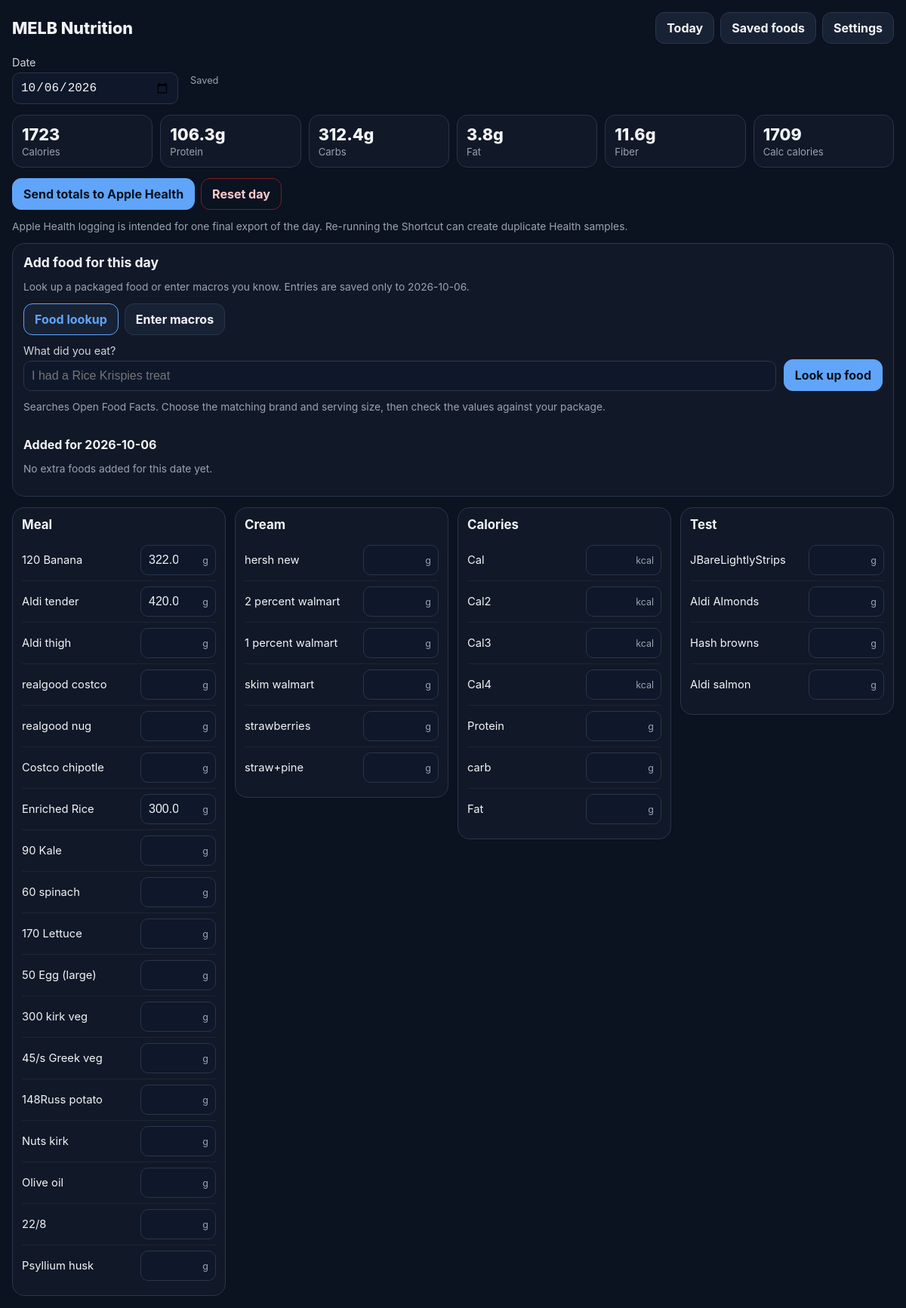
The page / on the database its author committed.
### tables this page shows
CREATE TABLE daily_entries (
                day TEXT NOT NULL,
                food_name TEXT NOT NULL,
                amount REAL NOT NULL DEFAULT 0,
                updated_at TEXT NOT NULL,
                PRIMARY KEY (day, food_name)
            );

### app.py (the view)
@app.get("/")
def dashboard():
    init_db()
    foods = load_foods()
    cfg = load_config()
    day = safe_day(request.args.get("day"))
    amounts = load_amounts(day)
    grouped = {cat: [] for cat in CATEGORIES}
    for name, meta in foods.items():
        cat = meta.get("category", "Test")
        grouped.setdefault(cat, []).append(
            {
                "name": name,
                "amount": amounts.get(name, 0.0),
                **meta,
            }
        )
    day_foods = load_day_foods(day)
    totals = combined_totals(foods, amounts, day_foods)
    snapshot = latest_health_snapshot(day)
    balance = None
    if snapshot:
        active = snapshot.get("active_calories")
        resting = snapshot.get("resting_calories")
        if active is not None and resting is not None:
            balance = round(totals["calories"] - float(active) - float(resting), 2)
    return render_template(
        "dashboard.html",
        day=day,
        grouped=grouped,
        day_foods=day_foods,
        day_food_totals=day_food_totals_for(day_foods),
        totals=totals,
        shortcut_name=cfg["shortcut_name"],
        health_snapshot=snapshot,
        energy_balance=balance,
    )

### app.py (called while the page is built, shortened)
def load_foods() -> dict:
    with FOODS_PATH.open("r", encoding="utf-8") as f:
        return json.load(f)

def load_config() -> dict:
    return json.loads(CONFIG_PATH.read_text(encoding="utf-8"))

@contextmanager
def db() -> Iterator[sqlite3.Connection]:
    conn = sqlite3.connect(DB_PATH)
    conn.row_factory = sqlite3.Row
    try:
        with conn:
            yield conn
    finally:
        conn.close()

def safe_day(raw: str | None) -> str:
    if not raw:
        return date.today().isoformat()
    try:
        return date.fromisoformat(raw).isoformat()
    except ValueError:
        return date.today().isoformat()

def load_amounts(day: str) -> dict[str, float]:
    with db() as conn:
        rows = conn.execute(
            "SELECT food_name, amount FROM daily_entries WHERE day = ?", (day,)
        ).fetchall()
    return {r["food_name"]: float(r["amount"]) for r in rows}

def load_day_foods(day: str) -> list[dict]:
    with db() as conn:
        rows = conn.execute(
            "SELECT * FROM day_foods WHERE day = ? ORDER BY id", (day,)
        ).fetchall()
    return [dict(row) for row in rows]

def day_food_totals_for(entries: list[dict]) -> dict[str, float]:
    foods = {}
    amounts = {}
    return totals_for(foods, amounts)

def combined_totals(foods: dict, amounts: dict, day_foods: list[dict]) -> dict:
    regular = totals_for(foods, amounts)
    extra = day_food_totals_for(day_foods)
    return {key: round(value + extra[key], 2) for key, value in regular.items()}

def latest_health_snapshot(day: str):
    with db() as conn:
        row = conn.execute(
            """
            SELECT day, active_calories, resting_calories, steps, weight, captured_at
            FROM health_snapshots
            WHERE day = ?
            ORDER BY id DESC
            LIMIT 1
            """,
            (day,),
        ).fetchone()
    return dict(row) if row else None

### templates/dashboard.html (shortened to what this page needs)
{% extends "base.html" %}
{% block content %}
<div class="datebar">
  <label style="flex:1;max-width:220px">
    <span>Date</span>
    <input id="dayPicker" type="date" value="{{ day }}">
  </label>
  <span id="saveStatus" class="status" role="status">Saved</span>
</div>
<div class="metrics">
  <div class="metric"><div class="v" id="mCalories">{{ "%.0f"|format(totals.calories) }}</div><div class="k">Calories</div></div>
  <div class="metric"><div class="v" id="mProtein">{{ "%.1f"|format(totals.protein) }}g</div><div class="k">Protein</div></div>
  <div class="metric"><div class="v" id="mCarbs">{{ "%.1f"|format(totals.carbs) }}g</div><div class="k">Carbs</div></div>
  <div class="metric"><div class="v" id="mFat">{{ "%.1f"|format(totals.fat) }}g</div><div class="k">Fat</div></div>
  <div class="metric"><div class="v" id="mFiber">{{ "%.1f"|format(totals.fiber) }}g</div><div class="k">Fiber</div></div>
  <div class="metric"><div class="v" id="mCalc">{{ "%.0f"|format(totals.calc_calories) }}</div><div class="k">Calc calories</div></div>
</div>
<div style="display:flex;gap:8px;flex-wrap:wrap;margin-bottom:14px">
  <button class="btn primary" id="healthButton" type="button">Send totals to Apple Health</button>
  <form method="post" action="/reset" onsubmit="return confirm('Clear every entry for this date?')">
    <button class="btn danger" type="submit">Reset day</button>
  </form>
</div>
<div class="small" style="margin-bottom:14px">
  Apple Health logging is intended for one final export of the day. Re-running the Shortcut can create duplicate Health samples.
</div>
<section class="panel" aria-labelledby="dayFoodHeading">
  <h2 id="dayFoodHeading" class="panel-title">Add food for this day</h2>
  <p class="small">Look up a packaged food or enter macros you know. Entries are saved only to {{ day }}.</p>
  <div class="food-tabs" aria-label="Food entry method">
    <button id="lookupMode" class="btn" type="button" aria-pressed="true">Food lookup</button>
    <button id="manualMode" class="btn" type="button" aria-pressed="false">Enter macros</button>
  </div>
  <div id="lookupArea">
    <form id="lookupForm" class="lookup-controls">
      <label>
        <span>What did you eat?</span>
        <input id="foodQuery" type="search" maxlength="200" required placeholder="I had a Rice Krispies treat" autocomplete="off">
      </label>
      <button id="lookupButton" class="btn primary" type="submit">Look up food</button>
    </form>
    <p class="small">Searches Open Food Facts. Choose the matching brand and serving size, then check the values against your package.</p>
  </div>
  <h3 class="food-editor-heading">Added for {{ day }}</h3>
  <p id="dayFoodEmpty" class="small">No extra foods added for this date yet.</p>
</section>
<div class="sections">
{% for category, items in grouped.items() %}
  <section class="section">
    <h2>{{ category }}</h2>
    {% for food in items %}
      {% set unit = "kcal" if food.name.startswith("Cal") else "g" %}
      <div class="foodrow">
        <div class="fname">{{ food.name }}</div>
        <div class="amountwrap">
          <input
            class="food-input"
            type="number"
            min="0"
            step="1"
            inputmode="decimal"
            value="{{ food.amount|round(2) if food.amount else '' }}"
            aria-label="{{ food.name|e }} ({{ unit }})"
            data-name="{{ food.name|e }}"
            data-cal="{{ food.cal_per_g }}"
            data-protein="{{ food.protein_per_g }}"
            data-carbs="{{ food.carbs_per_g }}"
            data-fat="{{ food.fat_per_g }}"
            data-fiber="{{ food.fiber_per_g }}"
          >
          <span class="unit">{{ unit }}</span>
        </div>
      </div>
    {% endfor %}
  </section>
{% endfor %}
</div>
{% endblock %}

### templates/base.html (shortened to what this page needs)
<!doctype html>
<html lang="en">
<head>
</head>
<body>
  <div class="wrap">
    <div class="topbar">
      <div class="brand">MELB Nutrition</div>
      <div class="nav">
        <a class="btn" href="/">Today</a>
        <a class="btn" href="/foods">Saved foods</a>
        <a class="btn" href="/settings">Settings</a>
      </div>
    </div>
    {% block content %}{% endblock %}
  </div>
</body>
</html>

### templates/base.html (style rules this page uses)
:root { --bg:#0b1220; --card:#111827; --card2:#182235; --text:#f3f4f6; --muted:#9ca3af; --border:#2a364b; --accent:#60a5fa; --good:#34d399; --danger:#f87171; }
* { box-sizing:border-box; }
body { margin:0; font-family:-apple-system,BlinkMacSystemFont,"Segoe UI",sans-serif; background:var(--bg); color:var(--text); }
a { color:inherit; }
.wrap { max-width:1300px; margin:auto; padding:16px; }
.topbar { display:flex; gap:12px; justify-content:space-between; align-items:center; margin-bottom:16px; flex-wrap:wrap; }
.brand { font-size:1.35rem; font-weight:800; }
.nav { display:flex; gap:8px; flex-wrap:wrap; }
.btn, button { border:1px solid var(--border); background:var(--card2); color:var(--text); border-radius:12px; padding:10px 14px; font:inherit; font-weight:650; text-decoration:none; cursor:pointer; }
.btn.primary { background:var(--accent); color:#06111f; border-color:var(--accent); }
.btn.danger { background:transparent; border-color:#7f1d1d; color:#fecaca; }
.datebar { display:flex; align-items:center; gap:8px; margin-bottom:14px; }
input, select { width:100%; border:1px solid var(--border); background:#0f172a; color:var(--text); border-radius:10px; padding:10px; font-size:16px; }
.metrics { display:grid; grid-template-columns:repeat(6,minmax(0,1fr)); gap:10px; margin:14px 0; }
.metric { background:var(--card); border:1px solid var(--border); border-radius:14px; padding:12px; }
.metric .v { font-size:1.35rem; font-weight:800; }
.metric .k { color:var(--muted); font-size:.82rem; margin-top:2px; }
.sections { display:grid; grid-template-columns:repeat(4,minmax(0,1fr)); gap:12px; align-items:start; }
.section { background:var(--card); border:1px solid var(--border); border-radius:16px; padding:12px; }
.section h2 { margin:0 0 10px; font-size:1.05rem; }
.foodrow { display:grid; grid-template-columns:minmax(0,1fr) 100px; gap:8px; align-items:center; padding:7px 0; border-top:1px solid rgba(255,255,255,.05); }
.foodrow:first-of-type { border-top:0; }
.fname { overflow-wrap:anywhere; font-size:.92rem; }
.amountwrap { position:relative; }
.amountwrap input { padding-right:34px; text-align:right; }
.unit { position:absolute; right:10px; top:50%; transform:translateY(-50%); color:var(--muted); pointer-events:none; font-size:.78rem; }
.panel { background:var(--card); border:1px solid var(--border); border-radius:16px; padding:14px; margin:14px 0; }
.small { color:var(--muted); font-size:.86rem; }
.status { color:var(--muted); font-size:.8rem; margin-left:8px; }
label { display:block; color:#d1d5db; font-size:.9rem; }
label span { display:block; margin-bottom:5px; }
.panel-title { margin:0; font-size:1.1rem; }
.food-tabs, .food-actions { display:flex; flex-wrap:wrap; gap:8px; margin:12px 0; }
.food-tabs [aria-pressed="true"] { border-color:var(--accent); color:var(--accent); }
.lookup-controls { display:flex; align-items:end; gap:10px; }
.lookup-controls label { flex:1; }
.lookup-controls button { flex-shrink:0; }
.food-editor-heading { font-size:1rem; margin:18px 0 8px; }

### rows shown on the page
daily_entries: name "120 Banana", amount "322.0"
daily_entries: name "Aldi tender", amount "420.0"
daily_entries: name "Enriched Rice", amount "300.0"

### other values the page prints
{{ "%.0f"|format(totals.calories) }} "1723"
{{ "%.0f"|format(totals.calc_calories) }} "1709"
{{ day }} "2026-10-06"
{{ category }} "Meal" "Cream" "Calories" "Test"
{{ food.name }} "Aldi thigh" "realgood costco" "realgood nug" "Costco chipotle" "90 Kale" "60 spinach" "170 Lettuce" "50 Egg (large)" "300 kirk veg" "45/s Greek veg" "148Russ potato" "Nuts kirk" "Olive oil" "22/8" "Psyllium husk" "hersh new" "2 percent walmart" "1 percent walmart" "skim walmart" "strawberries" "straw+pine" "Cal" "Cal2" "Cal3" "Cal4" "Protein" "carb" "Fat" "JBareLightlyStrips" "Aldi Almonds" "Hash browns" "Aldi salmon"
